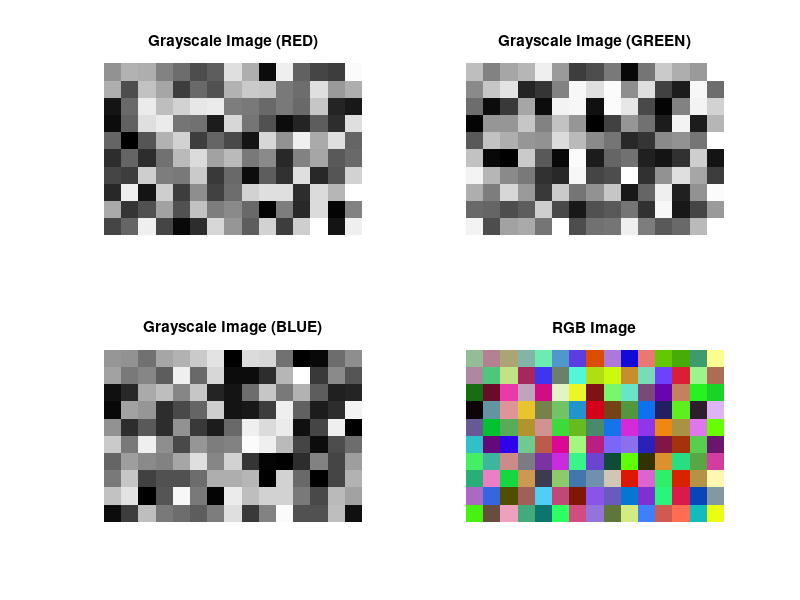

The MATLAB source for this figure:
A=mat2gray(rand(10,15));
B=mat2gray(rand(10,15));
C=mat2gray(rand(10,15));

X(:,:,1)=A;
X(:,:,2)=B;
X(:,:,3)=C;

subplot(2,2,1)
imshow(A);
title('Grayscale Image (RED)');
subplot(2,2,2)
imshow(B);
title('Grayscale Image (GREEN)');
subplot(2,2,3)
imshow(C);
title('Grayscale Image (BLUE)');
subplot(2,2,4)
imshow(X);
title('RGB Image');
